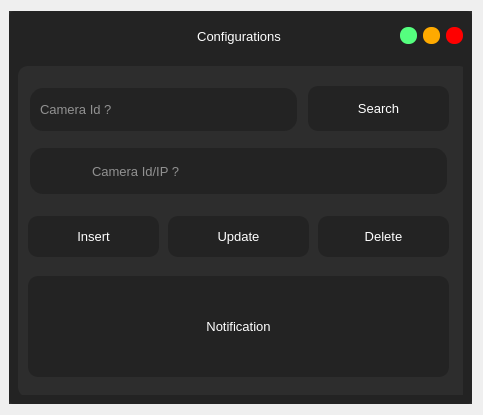
<?xml version="1.0" encoding="UTF-8"?>
<ui version="4.0">
 <class>Configuration</class>
 <widget class="QDialog" name="Configuration">
  <property name="geometry">
   <rect>
    <x>0</x>
    <y>0</y>
    <width>483</width>
    <height>415</height>
   </rect>
  </property>
  <property name="minimumSize">
   <size>
    <width>0</width>
    <height>0</height>
   </size>
  </property>
  <property name="maximumSize">
   <size>
    <width>1098</width>
    <height>880</height>
   </size>
  </property>
  <property name="windowTitle">
   <string>Dialog</string>
  </property>
  <layout class="QVBoxLayout" name="verticalLayout">
   <property name="leftMargin">
    <number>9</number>
   </property>
   <item>
    <widget class="QFrame" name="frame">
     <property name="styleSheet">
      <string notr="true">background-color: rgb(45, 45, 45);</string>
     </property>
     <property name="frameShape">
      <enum>QFrame::NoFrame</enum>
     </property>
     <property name="frameShadow">
      <enum>QFrame::Plain</enum>
     </property>
     <layout class="QVBoxLayout" name="verticalLayout_4">
      <property name="spacing">
       <number>0</number>
      </property>
      <property name="leftMargin">
       <number>0</number>
      </property>
      <property name="topMargin">
       <number>0</number>
      </property>
      <property name="rightMargin">
       <number>0</number>
      </property>
      <property name="bottomMargin">
       <number>0</number>
      </property>
      <item>
       <widget class="QFrame" name="frame_2">
        <property name="styleSheet">
         <string notr="true">QFrame{
	background-color: rgb(35, 35, 35);
	border-radius:5px;
}</string>
        </property>
        <property name="frameShape">
         <enum>QFrame::NoFrame</enum>
        </property>
        <property name="frameShadow">
         <enum>QFrame::Raised</enum>
        </property>
        <layout class="QVBoxLayout" name="verticalLayout_2">
         <property name="leftMargin">
          <number>0</number>
         </property>
         <property name="topMargin">
          <number>0</number>
         </property>
         <property name="rightMargin">
          <number>0</number>
         </property>
         <property name="bottomMargin">
          <number>0</number>
         </property>
         <item>
          <widget class="QFrame" name="frame_3">
           <property name="minimumSize">
            <size>
             <width>0</width>
             <height>40</height>
            </size>
           </property>
           <property name="maximumSize">
            <size>
             <width>16777215</width>
             <height>30</height>
            </size>
           </property>
           <property name="frameShape">
            <enum>QFrame::NoFrame</enum>
           </property>
           <property name="frameShadow">
            <enum>QFrame::Raised</enum>
           </property>
           <layout class="QHBoxLayout" name="horizontalLayout">
            <property name="topMargin">
             <number>0</number>
            </property>
            <property name="bottomMargin">
             <number>0</number>
            </property>
            <item>
             <widget class="QLabel" name="label">
              <property name="minimumSize">
               <size>
                <width>60</width>
                <height>0</height>
               </size>
              </property>
              <property name="maximumSize">
               <size>
                <width>60</width>
                <height>16777215</height>
               </size>
              </property>
              <property name="text">
               <string/>
              </property>
              <property name="pixmap">
               <pixmap resource="../resource/asset.qrc">:/icons/asset/settings.svg</pixmap>
              </property>
             </widget>
            </item>
            <item>
             <widget class="QLabel" name="label_2">
              <property name="font">
               <font>
                <family>Arial</family>
                <pointsize>10</pointsize>
               </font>
              </property>
              <property name="styleSheet">
               <string notr="true">QLabel{
	color: rgb(255, 255, 255);
}</string>
              </property>
              <property name="text">
               <string>Configurations</string>
              </property>
              <property name="alignment">
               <set>Qt::AlignCenter</set>
              </property>
             </widget>
            </item>
            <item>
             <widget class="QPushButton" name="btn_minimize">
              <property name="minimumSize">
               <size>
                <width>16</width>
                <height>16</height>
               </size>
              </property>
              <property name="maximumSize">
               <size>
                <width>17</width>
                <height>17</height>
               </size>
              </property>
              <property name="styleSheet">
               <string notr="true">QPushButton{
	background-color: rgb(85, 255, 127);
	border:none;
	border-radius: 8px;
}

QPushButton:hover{	
	background-color: rgba(85, 255, 127,150);
	
}</string>
              </property>
              <property name="text">
               <string/>
              </property>
             </widget>
            </item>
            <item>
             <widget class="QPushButton" name="btn_maximize">
              <property name="minimumSize">
               <size>
                <width>16</width>
                <height>16</height>
               </size>
              </property>
              <property name="maximumSize">
               <size>
                <width>17</width>
                <height>17</height>
               </size>
              </property>
              <property name="styleSheet">
               <string notr="true">QPushButton{
	
	background-color: rgb(255, 170, 0);
	border:none;
	border-radius: 8px;
}

QPushButton:hover{	
	background-color: rgba(255, 170, 0,150);
	
}</string>
              </property>
              <property name="text">
               <string/>
              </property>
             </widget>
            </item>
            <item>
             <widget class="QPushButton" name="btn_close">
              <property name="minimumSize">
               <size>
                <width>16</width>
                <height>16</height>
               </size>
              </property>
              <property name="maximumSize">
               <size>
                <width>17</width>
                <height>17</height>
               </size>
              </property>
              <property name="styleSheet">
               <string notr="true">QPushButton{
	background-color: rgb(255, 0, 0);
	border:none;
	border-radius: 8px;
}

QPushButton:hover{	
	background-color: rgba(255, 0, 0,150);
	
}</string>
              </property>
              <property name="text">
               <string/>
              </property>
             </widget>
            </item>
           </layout>
          </widget>
         </item>
         <item>
          <widget class="QFrame" name="frame_4">
           <property name="frameShape">
            <enum>QFrame::NoFrame</enum>
           </property>
           <property name="frameShadow">
            <enum>QFrame::Raised</enum>
           </property>
           <layout class="QHBoxLayout" name="horizontalLayout_2">
            <item>
             <widget class="QFrame" name="frame_6">
              <property name="frameShape">
               <enum>QFrame::StyledPanel</enum>
              </property>
              <property name="frameShadow">
               <enum>QFrame::Raised</enum>
              </property>
              <widget class="QLabel" name="firstname_25">
               <property name="geometry">
                <rect>
                 <x>0</x>
                 <y>0</y>
                 <width>451</width>
                 <height>331</height>
                </rect>
               </property>
               <property name="font">
                <font>
                 <family>Arial</family>
                 <pointsize>10</pointsize>
                 <weight>50</weight>
                 <bold>false</bold>
                </font>
               </property>
               <property name="styleSheet">
                <string notr="true">QLabel{
	color: rgb(255, 255, 255);
	background-color: rgb(45, 45, 45);
	border-radius: 10px;
	padding-left:10px;
	padding-top:5px;
}</string>
               </property>
               <property name="text">
                <string/>
               </property>
               <property name="alignment">
                <set>Qt::AlignLeading|Qt::AlignLeft|Qt::AlignTop</set>
               </property>
              </widget>
              <widget class="QLineEdit" name="camera_ip">
               <property name="geometry">
                <rect>
                 <x>10</x>
                 <y>80</y>
                 <width>421</width>
                 <height>50</height>
                </rect>
               </property>
               <property name="minimumSize">
                <size>
                 <width>0</width>
                 <height>50</height>
                </size>
               </property>
               <property name="maximumSize">
                <size>
                 <width>16777215</width>
                 <height>50</height>
                </size>
               </property>
               <property name="font">
                <font>
                 <pointsize>10</pointsize>
                </font>
               </property>
               <property name="styleSheet">
                <string notr="true">QLineEdit{
    background-color: rgb(35,35,35);
	color: rgb(255, 255, 255);
	border: 2px solid  rgb(45, 45, 45);
	border-radius:15px;
	padding-left: 60px;
}

QLineEdit:hover{
	border:2px solid rgb(35, 35, 35);
}

QLineEdit:focus{
	border:2px solid rgb(255, 255, 255);
}</string>
               </property>
               <property name="placeholderText">
                <string>Camera Id/IP ?</string>
               </property>
               <property name="clearButtonEnabled">
                <bool>true</bool>
               </property>
              </widget>
              <widget class="QPushButton" name="btn_insert">
               <property name="geometry">
                <rect>
                 <x>10</x>
                 <y>150</y>
                 <width>131</width>
                 <height>41</height>
                </rect>
               </property>
               <property name="font">
                <font>
                 <pointsize>10</pointsize>
                </font>
               </property>
               <property name="styleSheet">
                <string notr="true">QPushButton{
	color: rgb(255, 255, 255);
	background-color: rgb(45, 45, 45);
	border:none;
background-color: rgb(35, 35, 35);
	border-radius: 10px;
}

QPushButton:hover{
	border-radius: 20px;
}

QPushButton:pressed{
	border: 2px solid rgb(255,255,255);	
}</string>
               </property>
               <property name="text">
                <string>Insert</string>
               </property>
               <property name="icon">
                <iconset resource="../resource/asset.qrc">
                 <normaloff>:/icons/asset/plus.svg</normaloff>:/icons/asset/plus.svg</iconset>
               </property>
               <property name="iconSize">
                <size>
                 <width>30</width>
                 <height>30</height>
                </size>
               </property>
               <property name="flat">
                <bool>true</bool>
               </property>
              </widget>
              <widget class="QPushButton" name="btn_update">
               <property name="geometry">
                <rect>
                 <x>150</x>
                 <y>150</y>
                 <width>141</width>
                 <height>41</height>
                </rect>
               </property>
               <property name="font">
                <font>
                 <pointsize>10</pointsize>
                </font>
               </property>
               <property name="styleSheet">
                <string notr="true">QPushButton{
	color: rgb(255, 255, 255);
	background-color: rgb(45, 45, 45);
	border:none;
background-color: rgb(35, 35, 35);
	border-radius: 10px;
}

QPushButton:hover{
	border-radius: 20px;
}

QPushButton:pressed{
	border: 2px solid rgb(255,255,255);	
}</string>
               </property>
               <property name="text">
                <string>Update</string>
               </property>
               <property name="icon">
                <iconset resource="../resource/asset.qrc">
                 <normaloff>:/icons/asset/repeat.svg</normaloff>:/icons/asset/repeat.svg</iconset>
               </property>
               <property name="iconSize">
                <size>
                 <width>30</width>
                 <height>30</height>
                </size>
               </property>
               <property name="flat">
                <bool>true</bool>
               </property>
              </widget>
              <widget class="QPushButton" name="btn_delete">
               <property name="geometry">
                <rect>
                 <x>300</x>
                 <y>150</y>
                 <width>131</width>
                 <height>41</height>
                </rect>
               </property>
               <property name="font">
                <font>
                 <pointsize>10</pointsize>
                </font>
               </property>
               <property name="styleSheet">
                <string notr="true">QPushButton{
	color: rgb(255, 255, 255);
	background-color: rgb(45, 45, 45);
	border:none;
background-color: rgb(35, 35, 35);
	border-radius: 10px;
}

QPushButton:hover{
	border-radius: 20px;
}

QPushButton:pressed{
	border: 2px solid rgb(255,255,255);	
}</string>
               </property>
               <property name="text">
                <string>Delete</string>
               </property>
               <property name="icon">
                <iconset resource="../resource/asset.qrc">
                 <normaloff>:/icons/asset/trash-2.svg</normaloff>:/icons/asset/trash-2.svg</iconset>
               </property>
               <property name="iconSize">
                <size>
                 <width>30</width>
                 <height>30</height>
                </size>
               </property>
               <property name="flat">
                <bool>true</bool>
               </property>
              </widget>
              <widget class="QLabel" name="label_28">
               <property name="geometry">
                <rect>
                 <x>30</x>
                 <y>90</y>
                 <width>31</width>
                 <height>30</height>
                </rect>
               </property>
               <property name="minimumSize">
                <size>
                 <width>0</width>
                 <height>30</height>
                </size>
               </property>
               <property name="maximumSize">
                <size>
                 <width>16777215</width>
                 <height>30</height>
                </size>
               </property>
               <property name="styleSheet">
                <string notr="true">background-color: rgb(35,35,35);</string>
               </property>
               <property name="text">
                <string/>
               </property>
               <property name="pixmap">
                <pixmap resource="../resource/asset.qrc">:/icons/asset/video.svg</pixmap>
               </property>
              </widget>
              <widget class="QLabel" name="label_notification">
               <property name="geometry">
                <rect>
                 <x>10</x>
                 <y>210</y>
                 <width>421</width>
                 <height>101</height>
                </rect>
               </property>
               <property name="font">
                <font>
                 <family>MS Shell Dlg 2</family>
                 <pointsize>10</pointsize>
                 <weight>50</weight>
                 <bold>false</bold>
                </font>
               </property>
               <property name="styleSheet">
                <string notr="true">QLabel{
	color: rgb(255, 255, 255);
	background-color: rgb(35, 35, 35);
	border-radius: 10px;
}</string>
               </property>
               <property name="text">
                <string>Notification</string>
               </property>
               <property name="alignment">
                <set>Qt::AlignCenter</set>
               </property>
               <property name="wordWrap">
                <bool>true</bool>
               </property>
              </widget>
              <widget class="QLineEdit" name="camera_reference">
               <property name="geometry">
                <rect>
                 <x>10</x>
                 <y>20</y>
                 <width>271</width>
                 <height>47</height>
                </rect>
               </property>
               <property name="minimumSize">
                <size>
                 <width>0</width>
                 <height>47</height>
                </size>
               </property>
               <property name="maximumSize">
                <size>
                 <width>16777215</width>
                 <height>45</height>
                </size>
               </property>
               <property name="font">
                <font>
                 <pointsize>10</pointsize>
                </font>
               </property>
               <property name="styleSheet">
                <string notr="true">QLineEdit{
    background-color: rgb(35,35,35);
	color: rgb(255, 255, 255);
	border: 2px solid  rgb(45, 45, 45);
	border-radius:15px;
	padding-left: 8px;
}

QLineEdit:hover{
	border:2px solid rgb(35, 35, 35);
}

QLineEdit:focus{
	border:2px solid rgb(255, 255, 255);
}</string>
               </property>
               <property name="placeholderText">
                <string>Camera Id ?</string>
               </property>
               <property name="clearButtonEnabled">
                <bool>true</bool>
               </property>
              </widget>
              <widget class="QPushButton" name="btn_search">
               <property name="geometry">
                <rect>
                 <x>290</x>
                 <y>20</y>
                 <width>141</width>
                 <height>45</height>
                </rect>
               </property>
               <property name="minimumSize">
                <size>
                 <width>0</width>
                 <height>45</height>
                </size>
               </property>
               <property name="font">
                <font>
                 <pointsize>10</pointsize>
                </font>
               </property>
               <property name="styleSheet">
                <string notr="true">QPushButton{
	color: rgb(255, 255, 255);
	background-color: rgb(45, 45, 45);
	border:none;
background-color: rgb(35, 35, 35);
	border-radius: 10px;
}

QPushButton:hover{
	border-radius: 20px;
}

QPushButton:pressed{
	border: 2px solid rgb(255,255,255);	
}</string>
               </property>
               <property name="text">
                <string>Search</string>
               </property>
               <property name="icon">
                <iconset resource="../resource/asset.qrc">
                 <normaloff>:/icons/asset/search.svg</normaloff>:/icons/asset/search.svg</iconset>
               </property>
               <property name="iconSize">
                <size>
                 <width>30</width>
                 <height>30</height>
                </size>
               </property>
               <property name="flat">
                <bool>true</bool>
               </property>
              </widget>
             </widget>
            </item>
           </layout>
          </widget>
         </item>
        </layout>
       </widget>
      </item>
     </layout>
    </widget>
   </item>
  </layout>
 </widget>
 <resources>
  <include location="../resource/asset.qrc"/>
 </resources>
 <connections/>
</ui>
